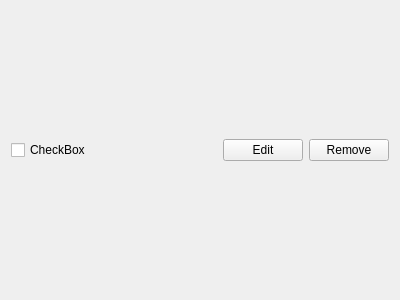
<?xml version="1.0" encoding="UTF-8"?>
<ui version="4.0">
 <class>Task</class>
 <widget class="QWidget" name="Task">
  <property name="geometry">
   <rect>
    <x>0</x>
    <y>0</y>
    <width>400</width>
    <height>300</height>
   </rect>
  </property>
  <property name="windowTitle">
   <string>Form</string>
  </property>
  <layout class="QHBoxLayout" name="horizontalLayout">
   <item>
    <widget class="QCheckBox" name="checkBox">
     <property name="text">
      <string>CheckBox</string>
     </property>
    </widget>
   </item>
   <item>
    <spacer name="horizontalSpacer">
     <property name="orientation">
      <enum>Qt::Horizontal</enum>
     </property>
     <property name="sizeHint" stdset="0">
      <size>
       <width>40</width>
       <height>20</height>
      </size>
     </property>
    </spacer>
   </item>
   <item>
    <widget class="QPushButton" name="editButton">
     <property name="text">
      <string>Edit</string>
     </property>
    </widget>
   </item>
   <item>
    <widget class="QPushButton" name="removeButton">
     <property name="text">
      <string>Remove</string>
     </property>
    </widget>
   </item>
  </layout>
 </widget>
 <resources/>
 <connections/>
</ui>
